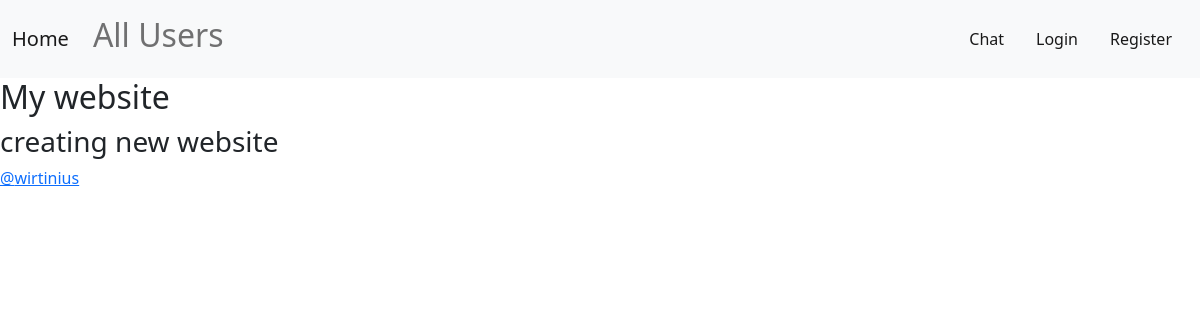
Before: / with the older database file.
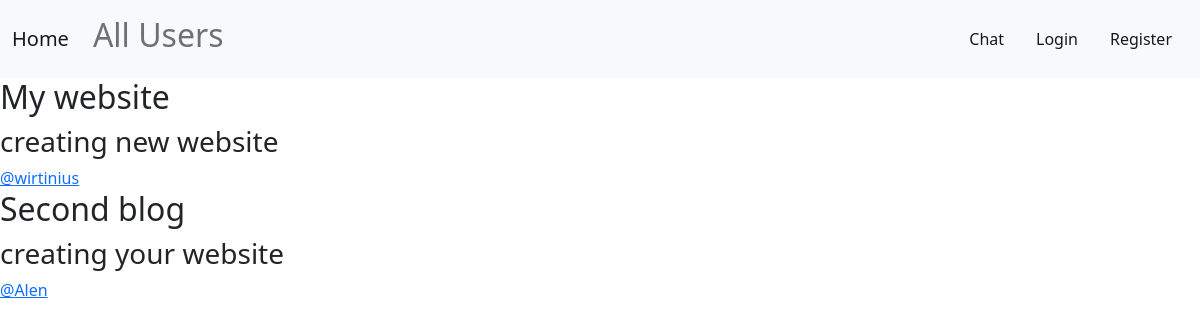
After: the same page with the newer database file.
### SocialMedia/models.py (models this page shows, shortened)
class Post(models.Model):
    user = models.ForeignKey(User, on_delete=models.CASCADE)
    post_name = models.CharField(max_length=30)
    post_description = models.TextField()

class User(AbstractUser):
    first_name = models.CharField(max_length=30)
    second_name = models.CharField(max_length=30)
    bio_info = models.TextField(null=True, blank=True)
    follower = models.ManyToManyField('self', symmetrical=False, related_name='user_follower', null=True)
    following = models.ManyToManyField('self', symmetrical=False, related_name='user_following', null=True)
    def __str__(self):
        return self.username

### SocialMedia/views.py (the view, shortened to what this page needs)
# urls.py: path("", home, name="home"),
def home(request):
    user = request.user
    posts = Post.objects.all()
    context = {
        'posts': posts,
    }
    return render(request, "SocialMedia/home.html", context=context)

### SocialMedia/templates/SocialMedia/home.html (shortened to what this page needs)
{% extends 'SocialMedia/base.html' %}
{% block content %}
{% if user.is_authenticated %}
    {% for following in followings %}
        {% for post in following.post_set.all %}
            <h2>{{post.post_name}}</h2>
            <h3>{{post.post_description}}</h3>
            <a href="{% url 'user-post' post.user.id %}">@{{post.user}}</a>
            {% if not user.user_reaction.exists %}
                <button type="button" class="btn btn-info" onclick="window.location.href='{% url 'like' post.id %}'" >Like</button>
            {% else %}
                <button type="button" class="btn btn-danger" onclick="window.location.href='{% url 'unlike' post.id %}'" >Unlike</button>
            {% endif %}
            <h4>Likes: {{post.post_reaction.count}}</h4>
        {% endfor %}
    {% endfor %}
{% else %}
    {% for post in posts %}
            <h2>{{post.post_name}}</h2>
            <h3>{{post.post_description}}</h3>
            <a href="{% url 'user-post' post.user.id %}">@{{post.user}}</a>
        {% endfor %}
{% endif %}
{% endblock %}

### SocialMedia/templates/SocialMedia/base.html (shortened to what this page needs)
<!DOCTYPE html>
<html lang="en">
<head>
    <link href="https://cdn.jsdelivr.net/npm/bootstrap@5.0.2/dist/css/bootstrap.min.css" rel="stylesheet">
</head>
<body>
    {% include 'SocialMedia/includes/navbar.html' %}
    {% block content %}
    {% endblock %}
</body>
</html>

### SocialMedia/templates/SocialMedia/includes/navbar.html (shortened to what this page needs)
<nav class="navbar navbar-expand-lg navbar-light bg-light">
    <div class="container-fluid">
      <a class="navbar-brand" href="{% url 'home' %}">Home</a>
      <div class="collapse navbar-collapse" id="navbarText">
        <ul class="navbar-nav me-auto mb-2 mb-lg-0">
            <li class="nav-item active">
                <a class="nav-link" href="{% url 'all-users' %}"><h2>All Users</h2></a>
            </li>
        </ul>
        <span class="navbar-text">
            <a href="#" class="nav-link">Chat</a>
        </span>
        {% if user.is_authenticated %}
            <span class="navbar-text">
                <a href="{% url 'post-form' %}" class="nav-link">Create a post</a>
            </span>
            <span class="navbar-text">
                <a href="{% url 'logout' %}" class="nav-link">Logout</a>
            </span>
        {% else %}
        <span class="navbar-text">
            <a href="{% url 'login' %}" class="nav-link">Login</a>
        </span>
        <span class="navbar-text">
            <a href="{% url 'register' %}" class="nav-link">Register</a>
        </span>
        {% endif %}
      </div>
    </div>
  </nav>

Changed rows visible on the page:
added Post: post_name "Second blog", post_description "creating your website", user "Alen"
